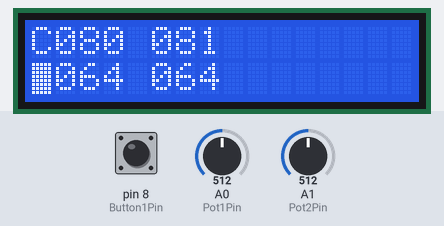
This sketch was run on a simulated Arduino Uno, built with avr-gcc and run on an emulated ATmega328P. Parts: 16×2 character LCD. The test bench sets the inputs (shaded band); at power-on: A0 (Pot1Pin) = 512, A1 (Pot2Pin) = 512, pin 8 (Button1Pin) HIGH. What the sketch prints to the serial monitor is not drawn.

Above: at 1.2 s.
1.3 s: A0 (Pot1Pin) set to 716
At 1.8 s:
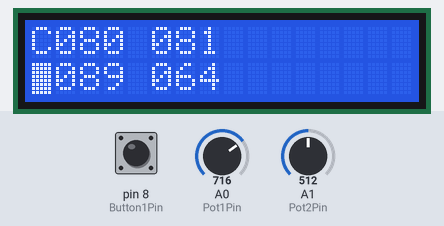
2.8 s: A1 (Pot2Pin) set to 716
At 3.3 s:
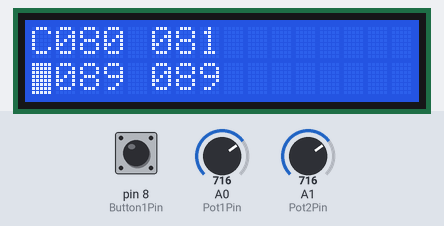
4.3 s: pin 8 (Button1Pin) pulled LOW for 0.15 s
At 4.47 s:
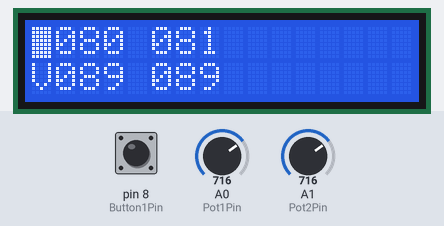
6.1 s: A0 (Pot1Pin) set to 900
At 6.4 s:
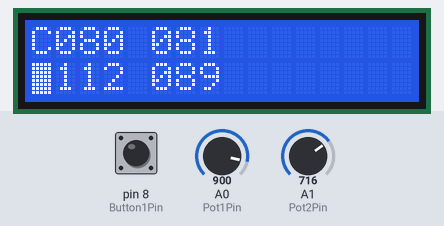
7.6 s: A1 (Pot2Pin) set to 900
At 8.0 s:
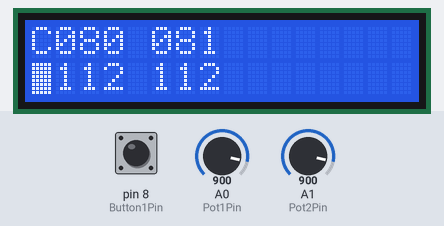
9.1 s: pin 8 (Button1Pin) pulled LOW for 1 s
At 9.5 s:
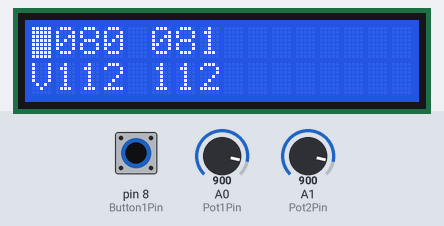
Timing chart, 0 to 12.1 s (numbered marks = the images above; inputs shaded):
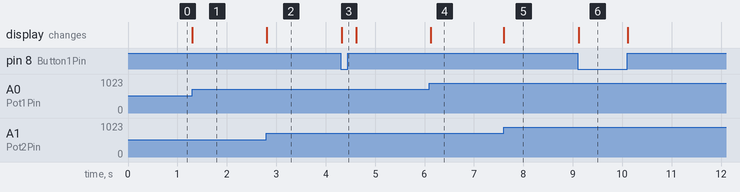

The sketch:

LcdDisplay1.ino
```cpp
/*
 The circuit:
 * LCD RS pin to digital pin 12
 * LCD Enable pin to digital pin
 * LCD D4 pin to digital pin 5
 * LCD D5 pin to digital pin 4
 * LCD D6 pin to digital pin 3
 * LCD D7 pin to digital pin 2
 * LCD R/W pin to ground
 * 10K resistor:
 * ends to +5V and ground
 * wiper to LCD VO pin (pin 3)
 */

// include the library code:
#include <LiquidCrystal.h>
#include "MidiSerial.h"
//TODO class SSoftMidiSerial -> Begin(int RxPin, int TxPin); //always 31250 baudrate

const int Button1Pin = 8;
const int Button2Pin = 9;
const int Pot1Pin = A0;
const int Pot2Pin = A1;

// initialize the library with the numbers of the interface pins
const int NumPots = 2;

void DisplayInteger(LiquidCrystal& lcd, int Value, int x, int y)
{
  // does not handle negative numbers!
  // max 3 digits
  lcd.setCursor(x,y);
  if(Value<10)
  { // 1 digit
    lcd.print("00");
  }
  else if(Value<100)
  {
    // 2 digits
    lcd.print("0");
  }
  lcd.print(Value);
}

class CController
{
public:
  CController()
:
    m_Lcd(12, 11, 5, 4, 3, 2)
      , m_MidiSerial()
      {
        for(int idx = 0; idx<NumPots; ++idx)
        {
          m_Controller[idx].s_Param = 0x50 + idx;
          m_Controller[idx].s_Value = 64;
        }
      }

  void Setup()
  {
    m_MidiSerial.Begin(9600);

    // set up the LCD's number of columns and rows:
    m_Lcd.begin(16, 2);

    m_Lcd.setCursor(0,0);
    m_Lcd.print("C");
    m_Lcd.setCursor(0,1);
    m_Lcd.print("V");
    // default: change value
    m_Lcd.setCursor(0,1);
    m_Lcd.blink();

    //TODO display initial!
    for(int idx = 0; idx<NumPots; ++idx)
    {
      DisplayInteger(m_Lcd, m_Controller[idx].s_Param, idx*4+1, 0);
      DisplayInteger(m_Lcd, m_Controller[idx].s_Value, idx*4+1, 1);
    }
  }

  void Update(bool AssignPressed, int PotValue[NumPots])
  {
    // first, check if pots have been moved
    for(int idx = 0; idx<NumPots; ++idx)
    {
      if(PotValue[idx]!=m_PrevPotValue[idx])
      {
        m_PrevPotValue[idx] = PotValue[idx];

        if(AssignPressed)
        {
          if(m_Controller[idx].s_Param != PotValue[idx])
          {
            m_Controller[idx].s_Param = PotValue[idx];
            // controller param has changed => adjust display
            DisplayInteger(m_Lcd, m_Controller[idx].s_Param, idx*4+1, 0);
          }
        }
        else
        {
          if(m_Controller[idx].s_Value != PotValue[idx])
          {
            m_Controller[idx].s_Value = PotValue[idx];
            // controller value has changed => adjust display, send midi cc
            m_MidiSerial.ControlChange(1, m_Controller[idx].s_Param, m_Controller[idx].s_Value);
            DisplayInteger(m_Lcd, m_Controller[idx].s_Value, idx*4+1, 1);
          }

        }
      }
    }

    if(AssignPressed)
    {
      // indicate controller change active
      m_Lcd.setCursor(0,0);
    }
    else
    {
      // indicate Value change active
      m_Lcd.setCursor(0,1);
    }
  }

private:
  struct SMidiController
  {
    byte s_Param;
    byte s_Value;
  };

  int             m_PrevPotValue[NumPots];
  LiquidCrystal   m_Lcd;
  CMidiSerial     m_MidiSerial;
  SMidiController m_Controller[NumPots];
};

CController Controller;

void setup() {
  pinMode(Button1Pin, INPUT_PULLUP);
  pinMode(Button2Pin, INPUT_PULLUP);

  Controller.Setup();
}

void loop() {
  int PotValue[NumPots];
  PotValue[0] = analogRead(Pot1Pin)/8;// [0,1023] to [0,127]
  PotValue[1] = analogRead(Pot2Pin)/8;// [0,1023] to [0,127]
  bool AssignButtonPressed = (LOW==digitalRead(Button1Pin));

  Controller.Update(AssignButtonPressed, PotValue);
}
```

Measured:
- after the input at 1.3 s, the display: changes at once (image 1)
- after the input at 2.8 s, the display: changes at once (image 2)
- after the input at 4.3 s, the display: changes at once (image 3)
- after the input at 6.1 s, the display: changes at once (image 4)
- after the input at 7.6 s, the display: changes at once (image 5)
- after the input at 9.1 s, the display: changes at once (image 6)
